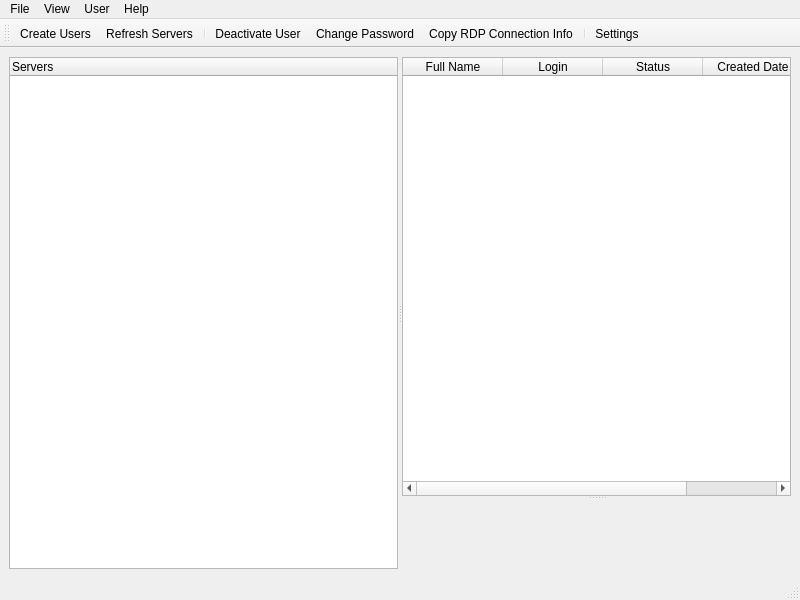
<?xml version="1.0" encoding="UTF-8"?>
<ui version="4.0">
 <class>MainWindow</class>
 <widget class="QMainWindow" name="MainWindow">
  <property name="geometry">
   <rect>
    <x>0</x>
    <y>0</y>
    <width>800</width>
    <height>600</height>
   </rect>
  </property>
  <property name="windowTitle">
   <string>AD User Manager</string>
  </property>
  <widget class="QWidget" name="centralwidget">
   <layout class="QVBoxLayout" name="verticalLayout">
    <item>
     <widget class="QSplitter" name="mainSplitter">
      <property name="orientation">
       <enum>Qt::Horizontal</enum>
      </property>
      <widget class="QTreeWidget" name="serverTreeWidget">
       <column>
        <property name="text">
         <string>Servers</string>
        </property>
       </column>
      </widget>
      <widget class="QSplitter" name="rightSplitter">
       <property name="orientation">
        <enum>Qt::Vertical</enum>
       </property>
       <widget class="QTableWidget" name="userTableWidget">
        <column>
         <property name="text">
          <string>Full Name</string>
         </property>
        </column>
        <column>
         <property name="text">
          <string>Login</string>
         </property>
        </column>
        <column>
         <property name="text">
          <string>Status</string>
         </property>
        </column>
        <column>
         <property name="text">
          <string>Created Date</string>
         </property>
        </column>
       </widget>
       <widget class="QWidget" name="userDetailsWidget" native="true"/>
      </widget>
     </widget>
    </item>
   </layout>
  </widget>
  <widget class="QMenuBar" name="menubar">
   <property name="geometry">
    <rect>
     <x>0</x>
     <y>0</y>
     <width>800</width>
     <height>21</height>
    </rect>
   </property>
   <widget class="QMenu" name="menuFile">
    <property name="title">
     <string>File</string>
    </property>
    <addaction name="actionCreateUsers"/>
    <addaction name="separator"/>
    <addaction name="actionExportUsers"/>
    <addaction name="separator"/>
    <addaction name="actionSettings"/>
    <addaction name="separator"/>
    <addaction name="actionExit"/>
   </widget>
   <widget class="QMenu" name="menuView">
    <property name="title">
     <string>View</string>
    </property>
    <addaction name="actionRefresh"/>
    <addaction name="separator"/>
    <addaction name="actionShowLog"/>
   </widget>
   <widget class="QMenu" name="menuUser">
    <property name="title">
     <string>User</string>
    </property>
    <addaction name="actionDeactivateUser"/>
    <addaction name="actionChangePassword"/>
    <addaction name="actionCopyRDP"/>
   </widget>
   <widget class="QMenu" name="menuHelp">
    <property name="title">
     <string>Help</string>
    </property>
    <addaction name="actionAbout"/>
   </widget>
   <addaction name="menuFile"/>
   <addaction name="menuView"/>
   <addaction name="menuUser"/>
   <addaction name="menuHelp"/>
  </widget>
  <widget class="QStatusBar" name="statusbar"/>
  <widget class="QToolBar" name="toolBar">
   <property name="windowTitle">
    <string>toolBar</string>
   </property>
   <attribute name="toolBarArea">
    <enum>TopToolBarArea</enum>
   </attribute>
   <attribute name="toolBarBreak">
    <bool>false</bool>
   </attribute>
   <addaction name="actionCreateUsers"/>
   <addaction name="actionRefresh"/>
   <addaction name="separator"/>
   <addaction name="actionDeactivateUser"/>
   <addaction name="actionChangePassword"/>
   <addaction name="actionCopyRDP"/>
   <addaction name="separator"/>
   <addaction name="actionSettings"/>
  </widget>
  <action name="actionCreateUsers">
   <property name="text">
    <string>Create Users...</string>
   </property>
  </action>
  <action name="actionExportUsers">
   <property name="text">
    <string>Export Users...</string>
   </property>
  </action>
  <action name="actionSettings">
   <property name="text">
    <string>Settings...</string>
   </property>
  </action>
  <action name="actionExit">
   <property name="text">
    <string>Exit</string>
   </property>
  </action>
  <action name="actionRefresh">
   <property name="text">
    <string>Refresh Servers</string>
   </property>
  </action>
  <action name="actionShowLog">
   <property name="checkable">
    <bool>true</bool>
   </property>
   <property name="text">
    <string>Show Log</string>
   </property>
  </action>
  <action name="actionDeactivateUser">
   <property name="text">
    <string>Deactivate User</string>
   </property>
  </action>
  <action name="actionChangePassword">
   <property name="text">
    <string>Change Password...</string>
   </property>
  </action>
  <action name="actionCopyRDP">
   <property name="text">
    <string>Copy RDP Connection Info</string>
   </property>
  </action>
  <action name="actionAbout">
   <property name="text">
    <string>About...</string>
   </property>
  </action>
 </widget>
 <resources/>
 <connections/>
</ui>
